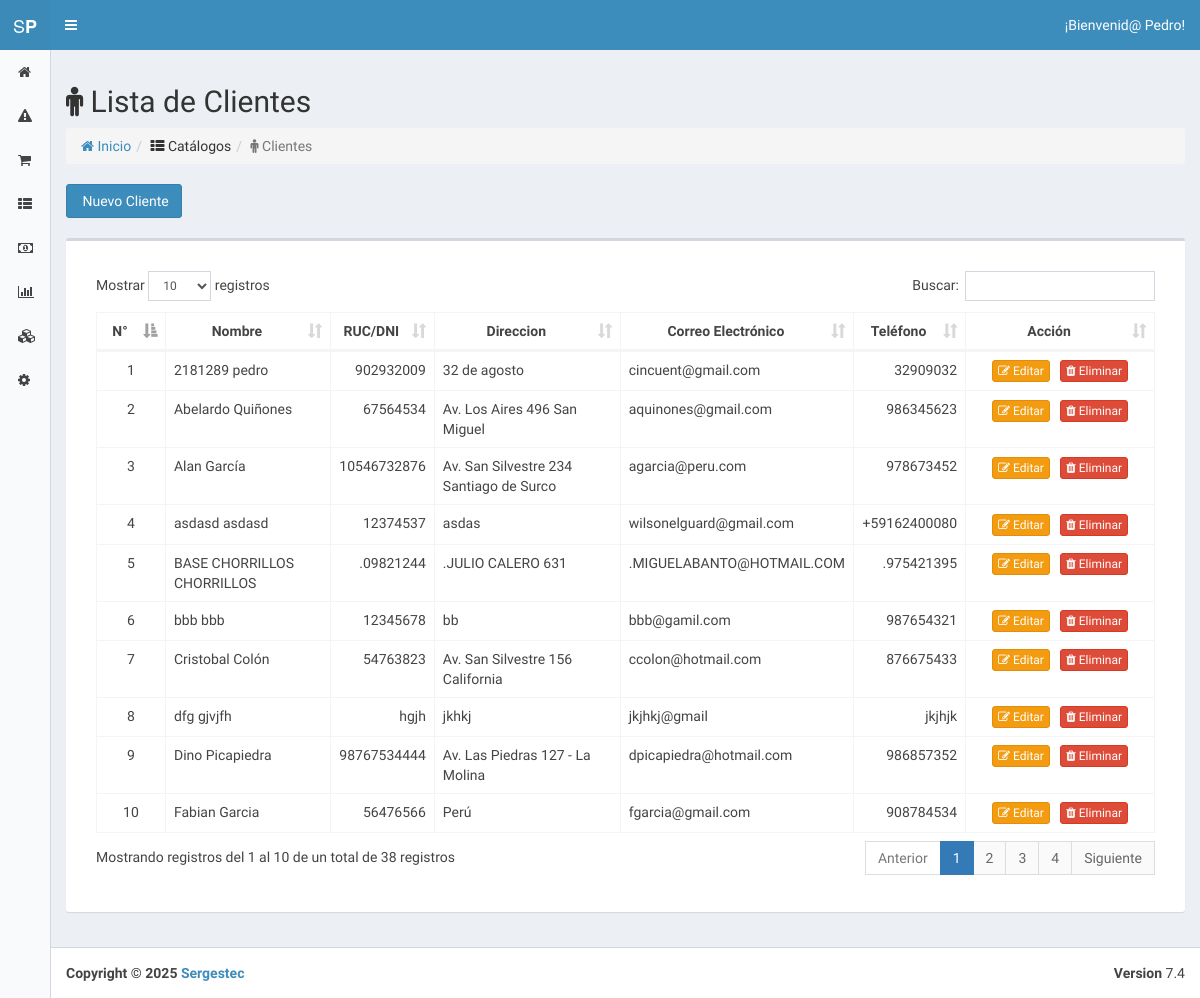
The app's page /index.php?view=clients (signed in) with its own data.
### tables this page shows
CREATE TABLE `person` (
  `id` int(11) NOT NULL,
  `name` varchar(255) NOT NULL,
  `lastname` varchar(50) NOT NULL,
  `ruc` varchar(11) DEFAULT NULL,
  `address` varchar(50) DEFAULT NULL,
  `phone` varchar(50) NOT NULL,
  `email` varchar(50) DEFAULT NULL,
  `kind` int(11) DEFAULT NULL,
  `created_at` datetime DEFAULT NULL
);

### core/controller/Lb.php (called while the page is built, shortened)
<?php
class Lb {
	public function start(){
		include "core/app/init.php";
	}
}
?>

### index.php (called while the page is built, shortened)
<?php
	$lb = new Lb();
	$lb->start();
?>

### core/controller/Model.php (called while the page is built, shortened)
<?php
class Model {
	public static function exists($modelname){
		$fullpath = self::getFullpath($modelname);
		$found=false;
		if(file_exists($fullpath)){
			$found = true;
		}
		return $found;
	}
	public static function getFullpath($modelname){
		return Core::$root."core/app/model/".$modelname.".php";
	}
}
?>

### core/controller/Executor.php (called while the page is built, shortened)
<?php
class Executor {
	public static function doit($sql){
		$con = Database::getCon();
		return array($con->query($sql),$con->insert_id);
	}
}
?>

### core/app/model/PersonData.php (called while the page is built, shortened)
<?php
	class PersonData {
		public static $tablename = "person";
		public static function getClients(){
			$sql = "select * from ".self::$tablename." where kind=1 order by name,lastname";
			$query = Executor::doit($sql);
			$array = array();
			$cnt = 0;
			while($r = $query[0]->fetch_array()){
				$array[$cnt] = new PersonData();
				$array[$cnt]->id = $r['id'];
				$array[$cnt]->name = $r['name'];
				$array[$cnt]->lastname = $r['lastname'];
				$array[$cnt]->ruc = $r['ruc'];
				$array[$cnt]->email = $r['email'];
				$array[$cnt]->phone = $r['phone'];
				$array[$cnt]->address = $r['address'];
				$array[$cnt]->created_at = $r['created_at'];
				$cnt++;
			}
			return $array;
		}
	}
?>

### core/app/view/clients-view.php (the view, shortened to what this page needs)
<section class="content">
	<div class="row">
		<div class="col-md-12">
			<h2><i class="fa fa-male"></i> Lista de Clientes</h2>
			<ol class="breadcrumb">
			   <li><a href="index.php?view=home"><i class="fa fa-home"></i> Inicio</a></li><li><i class="fa fa-th-list"></i> Catálogos</li><li class="active"><i class="fa fa-male"></i> Clientes</li>
			</ol>
			<a href='#client_new' data-toggle='modal' class='btn btn-primary'><i class='fa fa-th-male'></i> Nuevo Cliente</a>
			<br>
			<?php $users = PersonData::getClients();
			if(count($users)>0){ ?>
			<div class="box">
				<div class="box-header">
					<div class="box-body no-padding">
						<div class="box-body">
							<div class="box-body table-responsive">
								<table class="table table-bordered datatable table-hover">
									<thead>
										<th style="text-align: center; width: 30px;">N°</th>
										<th style="text-align: center;">Nombre</th>
										<th style="text-align: center;">RUC/DNI</th>
										<th style="text-align: center;">Direccion</th>
										<th style="text-align: center;">Correo&nbsp;Electrónico</th>
										<th style="text-align: center;">Teléfono</th>
										<th style="text-align: center; width:150px;">Acción</th>
									</thead>
									<?php for($number=0; $number<1; $number++);
									foreach($users as $user){ ?>
									<tr>
										<td style="text-align: center;"><?php echo $number; ?></td> <?php $number++; ?>
										<td><?php echo $user->name." ".$user->lastname; ?></td>
										<td style="text-align: right;"><?php echo $user->ruc; ?></td>
										<td><?php echo $user->address; ?></td>
										<td><?php echo $user->email; ?></td>
										<td style="text-align: right;"><?php echo $user->phone; ?></td>
										<td style="text-align: center;">
											<a href="index.php?view=client_edit&id=<?php echo $user->id;?>" class="btn btn-warning btn-xs"><i class="fa fa-edit"></i> Editar</a>&nbsp;&nbsp;
											<a href="index.php?action=client_del&id=<?php echo $user->id;?>" onclick="return confirm('¿Está seguro de eliminar?')" class="btn btn-danger btn-xs"><i class="fa fa-trash"></i> Eliminar</a>
										</td>
									</tr>
									<?php
									}
									}else{
										echo "<p class='alert alert-danger'>No hay clientes</p>";
									} ?>
								</table>
							</div>
						</div>
					</div>
				</div>
			</div>
		</div>
	</div>
</section>

### records on screen
person: name "2181289", lastname "pedro", ruc "902932009", address "32 de agosto", email "cincuent@gmail.com", phone "32909032"
person: name "Abelardo", lastname "Quiñones", ruc "67564534", address "Av. Los Aires 496 San Miguel", email "aquinones@gmail.com", phone "986345623"
person: name "Alan", lastname "García", ruc "10546732876", address "Av. San Silvestre 234 Santiago de Surco", email "agarcia@peru.com", phone "978673452"
person: name "asdasd", lastname "asdasd", ruc "12374537", address "asdas", email "wilsonelguard@gmail.com", phone "+59162400080"
person: name "BASE CHORRILLOS", lastname "CHORRILLOS", ruc ".09821244", address ".JULIO CALERO 631", email ".MIGUELABANTO@HOTMAIL.COM", phone ".975421395"
person: name "bbb", lastname "bbb", ruc "12345678", address "bb", email "bbb@gamil.com", phone "987654321"
person: name "Cristobal", lastname "Colón", ruc "54763823", address "Av. San Silvestre 156 California", email "ccolon@hotmail.com", phone "876675433"
person: name "dfg", lastname "gjvjfh", ruc "hgjh", address "jkhkj", email "jkjhkj@gmail", phone "jkjhjk"
person: name "Dino", lastname "Picapiedra", ruc "98767534444", address "Av. Las Piedras 127 - La Molina", email "dpicapiedra@hotmail.com", phone "986857352"
person: name "Fabian", lastname "Garcia", ruc "56476566", address "Perú", email "fgarcia@gmail.com", phone "908784534"

### other values on screen
UserData::getById($_SESSION["user_id"])->name "Pedro"
Date("Y") "2025"
